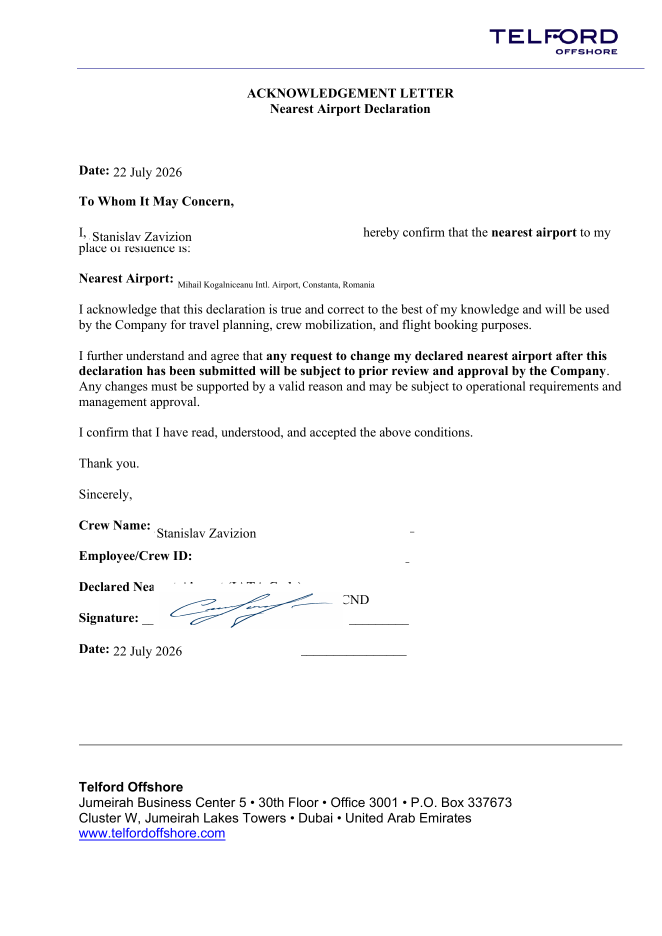
#> input picture tmp/pdfs/filled-nearest-airport-v2-1.png, 1323 x 1872 px, found by its file name (shown at 1/2 size)
$ python crop_render.py
#> lines starting #> are read from the running program, lines starting #| are printed output that depends on the picture
from PIL import Image

image = Image.open(r"tmp\pdfs\filled-nearest-airport-v2-1.png")
#> image is the input picture: PIL image 1323x1872 RGB; mean R, G, B 247.7, 247.7, 248.1
image.crop((80, 620, 1180, 1450)).save(r"tmp\pdfs\filled-nearest-airport-details.png")
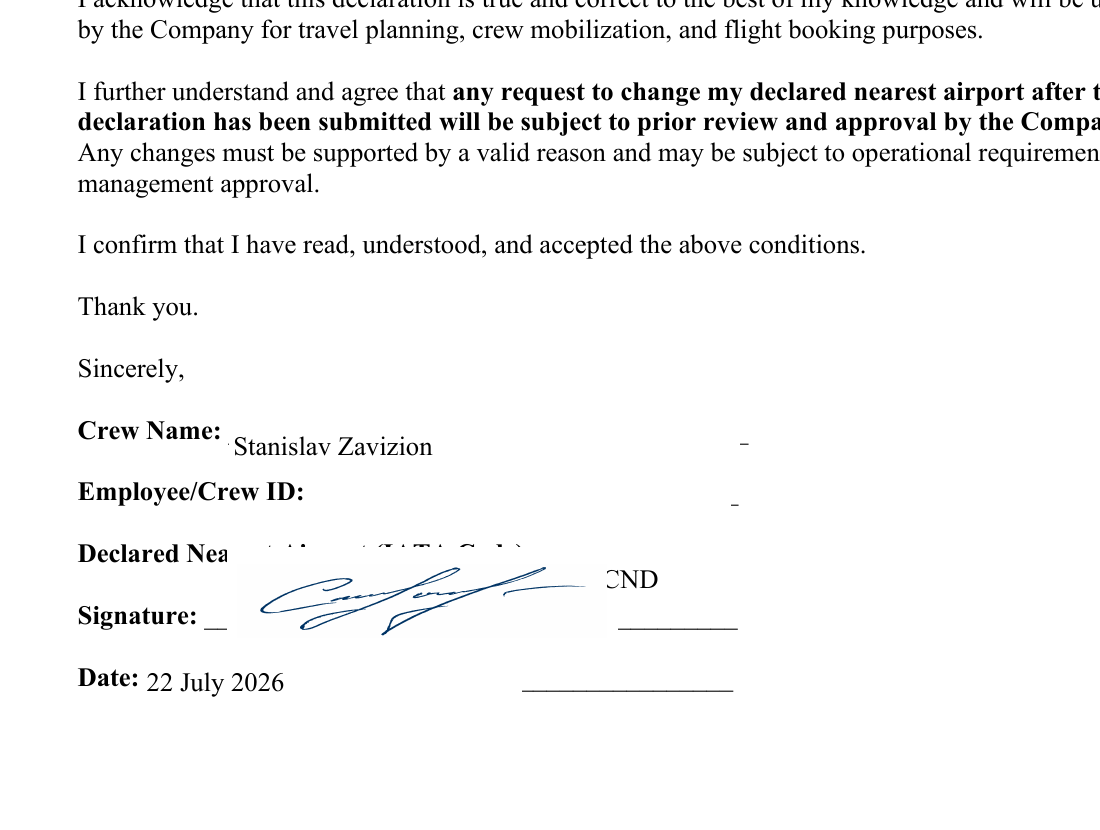
#> saved as filled-nearest-airport-details.png: PIL image 1100x830 RGB; mean R, G, B 245, 245, 245.1
